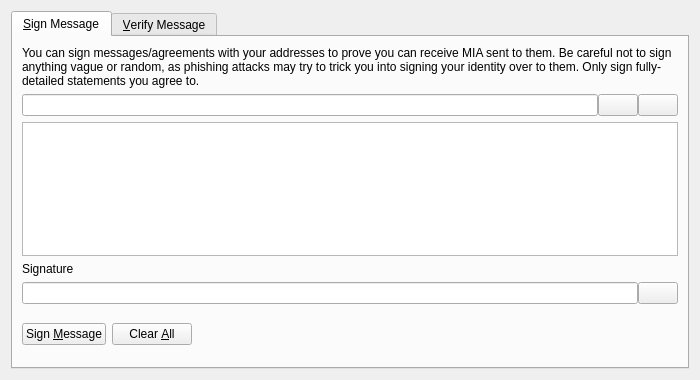
<?xml version="1.0" encoding="UTF-8"?>
<ui version="4.0">
 <class>SignVerifyMessageDialog</class>
 <widget class="QDialog" name="SignVerifyMessageDialog">
  <property name="geometry">
   <rect>
    <x>0</x>
    <y>0</y>
    <width>700</width>
    <height>380</height>
   </rect>
  </property>
  <property name="windowTitle">
   <string>Signatures - Sign / Verify a Message</string>
  </property>
  <property name="modal">
   <bool>true</bool>
  </property>
  <layout class="QVBoxLayout" name="verticalLayout">
   <item>
    <widget class="QTabWidget" name="tabWidget">
     <property name="currentIndex">
      <number>0</number>
     </property>
     <widget class="QWidget" name="tabSignMessage">
      <attribute name="title">
       <string>&amp;Sign Message</string>
      </attribute>
      <layout class="QVBoxLayout" name="verticalLayout_SM">
       <item>
        <widget class="QLabel" name="infoLabel_SM">
         <property name="text">
          <string>You can sign messages/agreements with your addresses to prove you can receive MIA sent to them. Be careful not to sign anything vague or random, as phishing attacks may try to trick you into signing your identity over to them. Only sign fully-detailed statements you agree to.</string>
         </property>
         <property name="textFormat">
          <enum>Qt::PlainText</enum>
         </property>
         <property name="wordWrap">
          <bool>true</bool>
         </property>
        </widget>
       </item>
       <item>
        <layout class="QHBoxLayout" name="horizontalLayout_1_SM">
         <property name="spacing">
          <number>0</number>
         </property>
         <item>
          <widget class="QValidatedLineEdit" name="addressIn_SM">
           <property name="toolTip">
            <string>The MIA address to sign the message with</string>
           </property>
          </widget>
         </item>
         <item>
          <widget class="QPushButton" name="addressBookButton_SM">
           <property name="toolTip">
            <string>Choose previously used address</string>
           </property>
           <property name="text">
            <string/>
           </property>
           <property name="shortcut">
            <string>Alt+A</string>
           </property>
           <property name="autoDefault">
            <bool>false</bool>
           </property>
          </widget>
         </item>
         <item>
          <widget class="QPushButton" name="pasteButton_SM">
           <property name="toolTip">
            <string>Paste address from clipboard</string>
           </property>
           <property name="text">
            <string/>
           </property>
           <property name="shortcut">
            <string>Alt+P</string>
           </property>
           <property name="autoDefault">
            <bool>false</bool>
           </property>
          </widget>
         </item>
        </layout>
       </item>
       <item>
        <widget class="QPlainTextEdit" name="messageIn_SM">
         <property name="toolTip">
          <string>Enter the message you want to sign here</string>
         </property>
        </widget>
       </item>
       <item>
        <widget class="QLabel" name="signatureLabel_SM">
         <property name="text">
          <string>Signature</string>
         </property>
         <property name="textFormat">
          <enum>Qt::PlainText</enum>
         </property>
        </widget>
       </item>
       <item>
        <layout class="QHBoxLayout" name="horizontalLayout_2_SM">
         <property name="spacing">
          <number>0</number>
         </property>
         <item>
          <widget class="QLineEdit" name="signatureOut_SM">
           <property name="font">
            <font>
             <italic>true</italic>
            </font>
           </property>
           <property name="readOnly">
            <bool>true</bool>
           </property>
          </widget>
         </item>
         <item>
          <widget class="QPushButton" name="copySignatureButton_SM">
           <property name="toolTip">
            <string>Copy the current signature to the system clipboard</string>
           </property>
           <property name="text">
            <string/>
           </property>
           <property name="autoDefault">
            <bool>false</bool>
           </property>
          </widget>
         </item>
        </layout>
       </item>
       <item>
        <layout class="QHBoxLayout" name="horizontalLayout_3_SM">
         <item>
          <widget class="QPushButton" name="signMessageButton_SM">
           <property name="toolTip">
            <string>Sign the message to prove you own this MIA address</string>
           </property>
           <property name="text">
            <string>Sign &amp;Message</string>
           </property>
           <property name="autoDefault">
            <bool>false</bool>
           </property>
          </widget>
         </item>
         <item>
          <widget class="QPushButton" name="clearButton_SM">
           <property name="toolTip">
            <string>Reset all sign message fields</string>
           </property>
           <property name="text">
            <string>Clear &amp;All</string>
           </property>
           <property name="autoDefault">
            <bool>false</bool>
           </property>
          </widget>
         </item>
         <item>
          <spacer name="horizontalSpacer_1_SM">
           <property name="orientation">
            <enum>Qt::Horizontal</enum>
           </property>
           <property name="sizeHint" stdset="0">
            <size>
             <width>40</width>
             <height>48</height>
            </size>
           </property>
          </spacer>
         </item>
         <item>
          <widget class="QLabel" name="statusLabel_SM">
           <property name="font">
            <font>
             <weight>75</weight>
             <bold>true</bold>
            </font>
           </property>
           <property name="text">
            <string/>
           </property>
           <property name="wordWrap">
            <bool>true</bool>
           </property>
          </widget>
         </item>
         <item>
          <spacer name="horizontalSpacer_2_SM">
           <property name="orientation">
            <enum>Qt::Horizontal</enum>
           </property>
           <property name="sizeHint" stdset="0">
            <size>
             <width>40</width>
             <height>48</height>
            </size>
           </property>
          </spacer>
         </item>
        </layout>
       </item>
      </layout>
     </widget>
     <widget class="QWidget" name="tabVerifyMessage">
      <attribute name="title">
       <string>&amp;Verify Message</string>
      </attribute>
      <layout class="QVBoxLayout" name="verticalLayout_VM">
       <item>
        <widget class="QLabel" name="infoLabel_VM">
         <property name="text">
          <string>Enter the receiver's address, message (ensure you copy line breaks, spaces, tabs, etc. exactly) and signature below to verify the message. Be careful not to read more into the signature than what is in the signed message itself, to avoid being tricked by a man-in-the-middle attack. Note that this only proves the signing party receives with the address, it cannot prove sendership of any transaction!</string>
         </property>
         <property name="textFormat">
          <enum>Qt::PlainText</enum>
         </property>
         <property name="alignment">
          <set>Qt::AlignLeading|Qt::AlignLeft|Qt::AlignTop</set>
         </property>
         <property name="wordWrap">
          <bool>true</bool>
         </property>
        </widget>
       </item>
       <item>
        <layout class="QHBoxLayout" name="horizontalLayout_1_VM">
         <property name="spacing">
          <number>0</number>
         </property>
         <item>
          <widget class="QValidatedLineEdit" name="addressIn_VM">
           <property name="toolTip">
            <string>The MIA address the message was signed with</string>
           </property>
          </widget>
         </item>
         <item>
          <widget class="QPushButton" name="addressBookButton_VM">
           <property name="toolTip">
            <string>Choose previously used address</string>
           </property>
           <property name="text">
            <string/>
           </property>
           <property name="shortcut">
            <string>Alt+A</string>
           </property>
           <property name="autoDefault">
            <bool>false</bool>
           </property>
          </widget>
         </item>
        </layout>
       </item>
       <item>
        <widget class="QPlainTextEdit" name="messageIn_VM"/>
       </item>
       <item>
        <widget class="QValidatedLineEdit" name="signatureIn_VM"/>
       </item>
       <item>
        <layout class="QHBoxLayout" name="horizontalLayout_2_VM">
         <item>
          <widget class="QPushButton" name="verifyMessageButton_VM">
           <property name="toolTip">
            <string>Verify the message to ensure it was signed with the specified MIA address</string>
           </property>
           <property name="text">
            <string>Verify &amp;Message</string>
           </property>
           <property name="autoDefault">
            <bool>false</bool>
           </property>
          </widget>
         </item>
         <item>
          <widget class="QPushButton" name="clearButton_VM">
           <property name="toolTip">
            <string>Reset all verify message fields</string>
           </property>
           <property name="text">
            <string>Clear &amp;All</string>
           </property>
           <property name="autoDefault">
            <bool>false</bool>
           </property>
          </widget>
         </item>
         <item>
          <spacer name="horizontalSpacer_1_VM">
           <property name="orientation">
            <enum>Qt::Horizontal</enum>
           </property>
           <property name="sizeHint" stdset="0">
            <size>
             <width>40</width>
             <height>48</height>
            </size>
           </property>
          </spacer>
         </item>
         <item>
          <widget class="QLabel" name="statusLabel_VM">
           <property name="font">
            <font>
             <weight>75</weight>
             <bold>true</bold>
            </font>
           </property>
           <property name="text">
            <string/>
           </property>
           <property name="wordWrap">
            <bool>true</bool>
           </property>
          </widget>
         </item>
         <item>
          <spacer name="horizontalSpacer_2_VM">
           <property name="orientation">
            <enum>Qt::Horizontal</enum>
           </property>
           <property name="sizeHint" stdset="0">
            <size>
             <width>40</width>
             <height>48</height>
            </size>
           </property>
          </spacer>
         </item>
        </layout>
       </item>
      </layout>
     </widget>
    </widget>
   </item>
  </layout>
 </widget>
 <customwidgets>
  <customwidget>
   <class>QValidatedLineEdit</class>
   <extends>QLineEdit</extends>
   <header>qvalidatedlineedit.h</header>
  </customwidget>
 </customwidgets>
 <resources>
  <include location="../mia.qrc"/>
 </resources>
 <connections/>
</ui>
